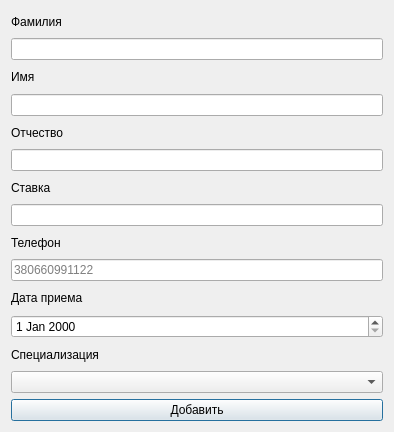
<?xml version="1.0" encoding="UTF-8"?>
<ui version="4.0">
 <class>Dialog</class>
 <widget class="QDialog" name="Dialog">
  <property name="geometry">
   <rect>
    <x>0</x>
    <y>0</y>
    <width>394</width>
    <height>432</height>
   </rect>
  </property>
  <property name="windowTitle">
   <string>Добавление сотрудника</string>
  </property>
  <property name="windowIcon">
   <iconset>
    <normaloff>favicon.ico</normaloff>favicon.ico</iconset>
  </property>
  <layout class="QVBoxLayout" name="verticalLayout">
   <item>
    <widget class="QLabel" name="label">
     <property name="text">
      <string>Фамилия</string>
     </property>
    </widget>
   </item>
   <item>
    <widget class="QLineEdit" name="famEdit">
     <property name="minimumSize">
      <size>
       <width>0</width>
       <height>22</height>
      </size>
     </property>
    </widget>
   </item>
   <item>
    <widget class="QLabel" name="label_5">
     <property name="text">
      <string>Имя</string>
     </property>
    </widget>
   </item>
   <item>
    <widget class="QLineEdit" name="nameEdit">
     <property name="minimumSize">
      <size>
       <width>0</width>
       <height>22</height>
      </size>
     </property>
    </widget>
   </item>
   <item>
    <widget class="QLabel" name="label_6">
     <property name="text">
      <string>Отчество</string>
     </property>
    </widget>
   </item>
   <item>
    <widget class="QLineEdit" name="fathEdit">
     <property name="minimumSize">
      <size>
       <width>0</width>
       <height>22</height>
      </size>
     </property>
    </widget>
   </item>
   <item>
    <widget class="QLabel" name="label_3">
     <property name="text">
      <string>Ставка</string>
     </property>
    </widget>
   </item>
   <item>
    <widget class="QLineEdit" name="moneyEdit">
     <property name="minimumSize">
      <size>
       <width>0</width>
       <height>22</height>
      </size>
     </property>
     <property name="inputMethodHints">
      <set>Qt::ImhNone</set>
     </property>
     <property name="inputMask">
      <string/>
     </property>
     <property name="text">
      <string/>
     </property>
     <property name="maxLength">
      <number>32767</number>
     </property>
    </widget>
   </item>
   <item>
    <widget class="QLabel" name="label_7">
     <property name="text">
      <string>Телефон</string>
     </property>
    </widget>
   </item>
   <item>
    <widget class="QLineEdit" name="phoneEdit">
     <property name="minimumSize">
      <size>
       <width>0</width>
       <height>22</height>
      </size>
     </property>
     <property name="inputMethodHints">
      <set>Qt::ImhDigitsOnly</set>
     </property>
     <property name="inputMask">
      <string/>
     </property>
     <property name="text">
      <string/>
     </property>
     <property name="maxLength">
      <number>12</number>
     </property>
     <property name="placeholderText">
      <string>380660991122</string>
     </property>
    </widget>
   </item>
   <item>
    <widget class="QLabel" name="label_2">
     <property name="text">
      <string>Дата приема</string>
     </property>
    </widget>
   </item>
   <item>
    <widget class="QDateEdit" name="dateEdit">
     <property name="minimumSize">
      <size>
       <width>0</width>
       <height>22</height>
      </size>
     </property>
    </widget>
   </item>
   <item>
    <widget class="QLabel" name="label_4">
     <property name="text">
      <string>Специализация</string>
     </property>
    </widget>
   </item>
   <item>
    <widget class="QComboBox" name="comboBox">
     <property name="minimumSize">
      <size>
       <width>0</width>
       <height>22</height>
      </size>
     </property>
    </widget>
   </item>
   <item>
    <widget class="QPushButton" name="pushButton">
     <property name="minimumSize">
      <size>
       <width>0</width>
       <height>22</height>
      </size>
     </property>
     <property name="text">
      <string>Добавить</string>
     </property>
    </widget>
   </item>
  </layout>
 </widget>
 <resources/>
 <connections/>
</ui>
